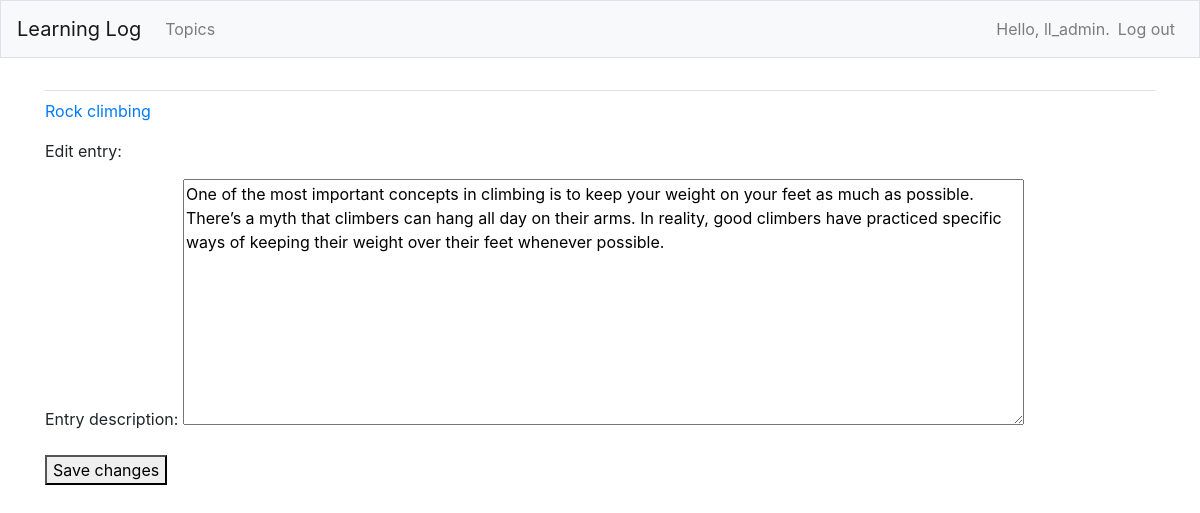
The app's page /edit_entry/3/ (signed in) with its own data.
### learning_logs/models.py (models this page shows, shortened)
class Topic(models.Model):
	text = models.CharField(max_length=200)
	date_added = models.DateTimeField(auto_now_add=True)
	owner = models.ForeignKey(User, on_delete=models.CASCADE)
	def __str__(self):
		return self.text

class  Entry(models.Model):
	topic = models.ForeignKey(Topic, on_delete=models.CASCADE)
	text = models.TextField()
	date_added = models.DateTimeField(auto_now_add=True)
	class Meta:
		verbose_name_plural = 'entries'

### learning_logs/views.py (the view)
# urls.py: path('edit_entry/<int:entry_id>/', views.edit_entry, name='edit_entry'),
@login_required
def edit_entry(request, entry_id):
	entry = Entry.objects.get(id=entry_id)
	topic = entry.topic
	check_topic_owner(request, topic.owner)
	if request.method != 'POST':
		form = EntryForm(instance=entry)
	else:
		form = EntryForm(instance=entry, data=request.POST)
		if form.is_valid():
			form.save()
			return redirect('learning_logs:topic', topic_id=topic.id)
	context = {'entry': entry, 'topic': topic, 'form': form}
	return render(request, 'learning_logs/edit_entry.html', context)

### learning_logs/forms.py
class EntryForm(forms.ModelForm):
	class Meta:
		model = Entry
		fields = ['text']
		labels = {'text': 'Entry description'}
		widgets = {'text': forms.Textarea(attrs={'cols': 80})}

### learning_logs/views.py (called while the page is built)
def check_topic_owner(request, owner):
	if owner != request.user:
		raise Http404

### learning_logs/templates/learning_logs/edit_entry.html (shortened to what this page needs)
{% extends "learning_logs/base.html" %}
{% block content %}
	 <p><a href="{% url 'learning_logs:topic' topic.id %}">{{ topic }}</a></p>
	 <p>Edit entry:</p>
	 <form action="{% url 'learning_logs:edit_entry' entry.id %}" method='post'>
	 	{{ form.as_p }}
	 	<button name='submit'>Save changes</button>
	 </form>
{% endblock content %}

### learning_logs/templates/learning_logs/base.html (shortened to what this page needs)
{% load bootstrap4 %}
<!doctype html>
<html lang="en">
<head>
	{% bootstrap_css %}
</head>
<body>
	<nav class="navbar navbar-expand-md navbar-light bg-light mb-4 border">
		<a class="navbar-brand" href="{% url 'learning_logs:index'%}">Learning Log</a>
        <div class="collapse navbar-collapse" id="navbarCollapse">
        	<ul class="navbar-nav mr-auto">
        		<li class="nav-item">
        			<a class="nav-link" href="{% url 'learning_logs:topics'%}">Topics</a>
        		</li>
        	</ul>
        	<ul class="navbar-nav ml-auto">
				{% if user.is_authenticated %}
					<li class="nav-item">
						<span class="navbar-text">Hello, {{ user.username }}.</span>
					</li>
					<li class="nav-item">
						<a class="nav-link" href="{% url 'users:logout' %}">Log out</a>
					</li>
				{% endif %}
			</ul>
		</div>
	</nav>
	<main role="main" class="container">
		<div class="pb-2 mb-2 border-bottom">
		</div>
		<div>
			{% block content %}{% endblock content %}
		</div>
	</main>
</body>
</html>

### records on screen
Topic: text "Rock climbing"
Entry: text "One of the most important concepts in climbing is to keep your weight on your feet as much as possible. There’s a myth that climbers can hang all day on their arms. In reality, good climbers have practiced specific ways of keeping their weight over their feet whenever possible."

### other values on screen
{{ user.username }} "ll_admin"
